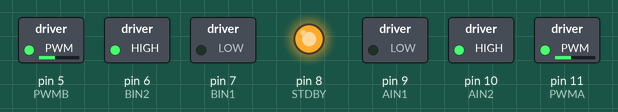
Bench run of a sketch on a simulated Arduino Uno, built with avr-gcc and run on an emulated ATmega328P. On the bench: switched loads named in the sketch (green lamp = pin HIGH), output pins drawn as LEDs (lit = HIGH).

Above: at 0.1 s.
Timing chart, 0 to 1.6 s (numbered marks = the images above):
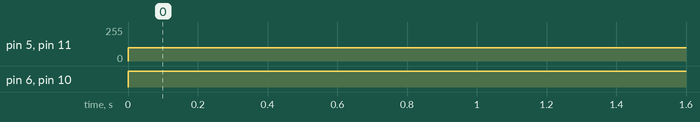

Measured:
- by itself, pin 5 (PWMB), pin 11 (PWMA): 0/255 → 100/255 at 0.00 s
- by itself, pin 6 (BIN2), pin 10 (AIN2): LOW → HIGH at 0.00 s

The sketch:

prelab10.ino
```cpp
// I worked with the lab 9 documents, the lab 10 pre-lab sample code from Prof. Rowell,
// Jay Bhan, and will be working with Ian Frankel for the lab 10 and onwards

// code from sample code
// Pololu #713 motor driver pin assignments
const int PWMA = 11; // Pololu drive A / left
const int AIN2 = 10;
const int AIN1 = 9;
const int STDBY = 8;
const int BIN1 = 7;  // Pololu drive B / right
const int BIN2 = 6;
const int PWMB = 5;

void setup()
{
  pinMode(PWMA, OUTPUT);
  pinMode(AIN1, OUTPUT);
  pinMode(AIN2, OUTPUT);
  pinMode(BIN1, OUTPUT);
  pinMode(BIN2, OUTPUT);
  pinMode(PWMB, OUTPUT);
  pinMode(STDBY, OUTPUT);
  digitalWrite(STDBY, HIGH);
}

void loop()
{
  drive(100, 100); // drive forwards
}

void motorWrite(int spd, int pin_IN1, int pin_IN2, int pin_PWM)
{
  if (spd < 0)
  {
    digitalWrite(pin_IN1, HIGH); // go one way
    digitalWrite(pin_IN2, LOW);
  }
  else
  {
    digitalWrite(pin_IN1, LOW);  // go the other way
    digitalWrite(pin_IN2, HIGH);
  }

  analogWrite(pin_PWM, abs(spd)); // PWM duty cycle sets speed (0–255)
}

// my drive() function
// notes from assignment:
// 1) be type void, named drive(), and use int speedL (1st) and int speedR (2nd) as parameters
// 2) pass the params to spd of motorWrite(spd, ...)
// 3) set collabs at top
void drive(int speedL, int speedR)
{
  motorWrite(speedL, AIN1, AIN2, PWMA);
  motorWrite(speedR, BIN1, BIN2, PWMB);
}
```
